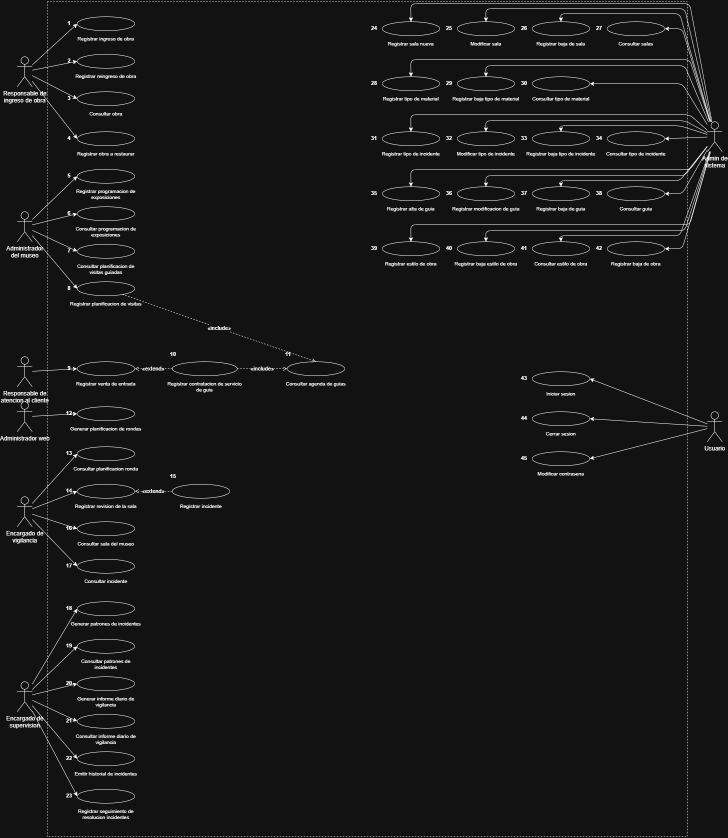
#> input picture scripts_y_notas/extracted_dcu_full.png, 1455 x 1675 px, found by its file name (shown at 1/2 size)
$ python match_dcu_numpy.py
#> lines starting #> are read from the running program, lines starting #| are printed output that depends on the picture
# -*- coding: utf-8 -*-
import numpy as np
from PIL import Image

def find_crop_in_image(main_path, crop_path):
#> called with main_path = 'scripts_y_notas/extracted_dcu_full.png', crop_path = 'media/board_guardia.png'
    main_img = Image.open(main_path).convert('L')
    crop_img = Image.open(crop_path).convert('L')
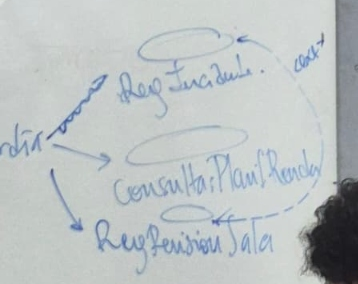
#> input picture media/board_guardia.png, 358 x 284 px, found by its file name
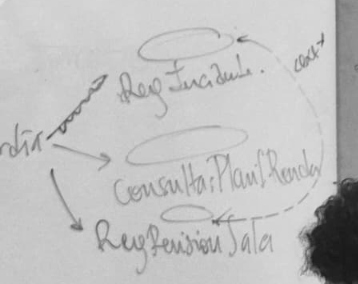
#> crop_img: PIL image 358x284 L; min 23, max 224, mean 191.8

    # Let's resize main if sizes don't match, or check if crop comes from a scaled version
    print(f"Main size: {main_img.size}, Crop size: {crop_img.size}")
#| Main size: (1455, 1675), Crop size: (358, 284)

    # Let's test different scale factors if needed
    main_arr = np.array(main_img, dtype=np.float32)
    crop_arr = np.array(crop_img, dtype=np.float32)

    # Try exact match first
    ch, cw = crop_arr.shape
#> ch = 284; cw = 358
    mh, mw = main_arr.shape
#> mh = 1675; mw = 1455

    # To be fast, take a 40x40 patch from center of crop
    py0 = ch // 2 - 20
#> py0 = 122
    px0 = cw // 2 - 20
#> px0 = 159
    patch = crop_arr[py0:py0+40, px0:px0+40]
    patch = patch - patch.mean()
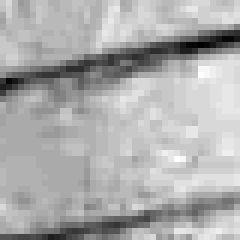
#> patch: shape (40, 40) float32 (shown 6 times larger); min -22.44, max 10.56, mean -6.1e-07; drawn with min black and max white
    patch_norm = np.linalg.norm(patch)
#> patch_norm = 227
    if patch_norm == 0:
        patch_norm = 1.0

    best_score = -1
    best_loc = (0, 0)

    # Step by 4
    for y in range(0, mh - 40, 4):
        for x in range(0, mw - 40, 4):
            sub = main_arr[y:y+40, x:x+40]
            sub = sub - sub.mean()
            sub_norm = np.linalg.norm(sub)
            if sub_norm > 0:
                score = np.sum(patch * sub) / (patch_norm * sub_norm)
                if score > best_score:
                    best_score = score
                    best_loc = (x - px0, y - py0)
#> sub: shape (40, 40) float32; every value is 0
#> after the loop, best_loc = (-159, 374); best_score = 0.255

    print(f"Match for {crop_path}: best_score={best_score:.3f} at top-left x={best_loc[0]}, y={best_loc[1]}")
#| Match for media/board_guardia.png: best_score=0.255 at top-left x=-159, y=374
    cx = (best_loc[0] + cw/2) / mw * 100
#> cx = 1.37
    cy = (best_loc[1] + ch/2) / mh * 100
#> cy = 30.81
    print(f"Center percentage: X={cx:.1f}%, Y={cy:.1f}%")
#| Center percentage: X=1.4%, Y=30.8%

find_crop_in_image('scripts_y_notas/extracted_dcu_full.png', 'media/board_guardia.png')
find_crop_in_image('scripts_y_notas/extracted_dcu_full.png', 'media/supervisor_crop1.png')
#> call 2 of find_crop_in_image, with main_path = 'scripts_y_notas/extracted_dcu_full.png', crop_path = 'media/supervisor_crop1.png'
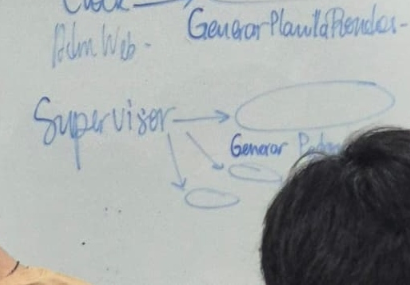
#> input picture media/supervisor_crop1.png, 410 x 285 px, found by its file name
#> in find_crop_in_image (call 2), `crop_img = Image.open(crop_path).convert('L')`:
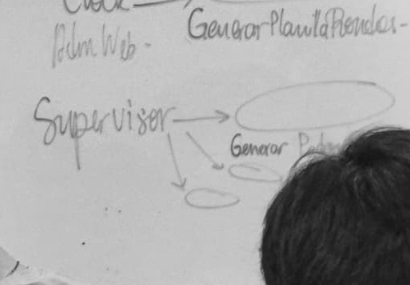
#> crop_img: PIL image 410x285 L; min 18, max 213, mean 166.6
#| Main size: (1455, 1675), Crop size: (410, 285)
#> in find_crop_in_image (call 2), `patch = crop_arr[py0:py0+40, px0:px0+40]`:
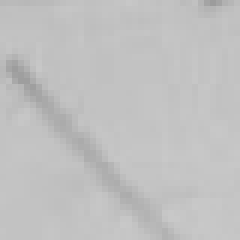
#> patch: shape (40, 40) float32 (shown 6 times larger); min 156, max 200, mean 192.5
#> in find_crop_in_image (call 2), `patch = patch - patch.mean()`:
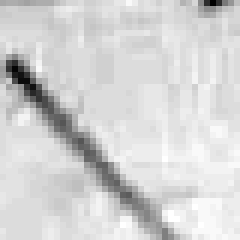
#> patch: shape (40, 40) float32 (shown 6 times larger); min -36.54, max 7.46, mean 5.49e-06; drawn with min black and max white
#> in find_crop_in_image (call 2), `patch_norm = np.linalg.norm(patch)`: patch_norm = 241.2
#> after the loop in find_crop_in_image (call 2), `for y in range(0, mh - 40, 4):`: best_loc = (1199, 86); best_score = 0.234
#| Match for media/supervisor_crop1.png: best_score=0.234 at top-left x=1199, y=86
#> in find_crop_in_image (call 2), `cx = (best_loc[0] + cw/2) / mw * 100`: cx = 96.49
#> in find_crop_in_image (call 2), `cy = (best_loc[1] + ch/2) / mh * 100`: cy = 13.64
#| Center percentage: X=96.5%, Y=13.6%
